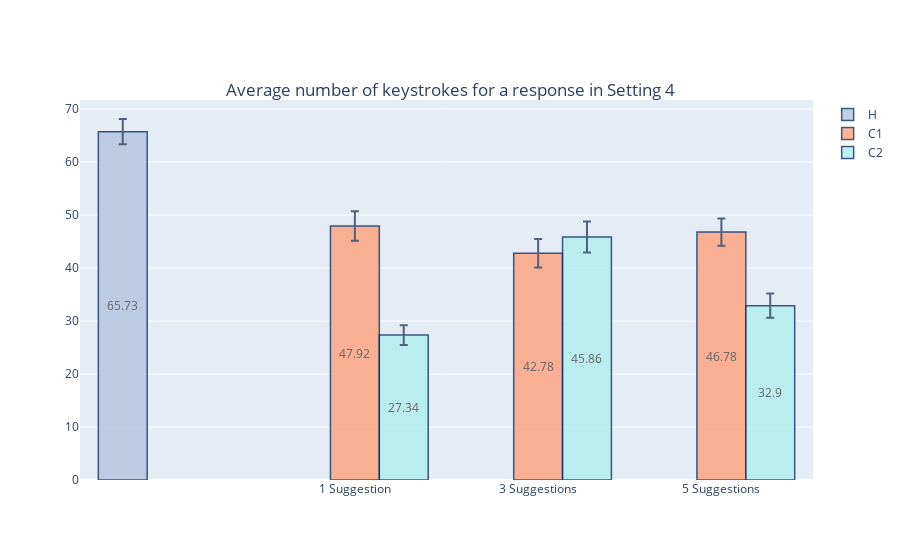

The code cell stored with this chart in its notebook:
### Code cell
colors = ['#FAEBD7', '#FFA07A', '#B0C4DE', '#AFEEEE', '#8FBC8F']
x = ['1 Suggestion', '3 Suggestions', '5 Suggestions']
fig = go.Figure()

xHuman = ['']
yHuman = [Set1]
yHumanErorr = [np.std(z)/math.sqrt(len(z)) for z in yHuman] 
yHuman = [round(statistics.mean(z), 2) for z in yHuman]

fig.add_trace(go.Bar(
    name='H',
    x=xHuman, y=yHuman, text=yHuman, textposition='inside',insidetextanchor='middle',
    marker_color='#B0C4DE',
    marker_line_color='rgb(8,48,107)', marker_line_width=1.5, opacity=0.8,
    error_y=dict(type='data', array=yHumanErorr)
))

ySuggOnly = [sugg1, sugg3, sugg5]
ySuggOnlyErorr = [np.std(z)/math.sqrt(len(z)) for z in ySuggOnly] 
ySuggOnly = [round(statistics.mean(z), 2) for z in ySuggOnly]

fig.add_trace(go.Bar(
    name='C1',
    x=x, y=ySuggOnly, text=ySuggOnly, textposition='inside',insidetextanchor='middle',
    marker_color='lightsalmon',
    marker_line_color='rgb(8,48,107)', marker_line_width=1.5, opacity=0.8,
    error_y=dict(type='data', array=ySuggOnlyErorr)
))

yAutoSugg = [autoSugg1, autoSugg3, autoSugg5]
yAutoSuggErorr = [np.std(z)/math.sqrt(len(z)) for z in yAutoSugg] 
yAutoSugg = [round(statistics.mean(z), 2) for z in yAutoSugg]

fig.add_trace(go.Bar(
    name='C2',
    x=x, y=yAutoSugg, text=yAutoSugg, textposition='inside',insidetextanchor='middle',
    marker_color='#AFEEEE',
    marker_line_color='rgb(8,48,107)', marker_line_width=1.5, opacity=0.8,
    error_y=dict(type='data', array=yAutoSuggErorr)
))


fig.update_layout(
    title={
        'text': 'Average number of keystrokes for a response in Setting 4',
        'y':0.85,
        'x':0.5,
        'xanchor': 'center',
        'yanchor': 'top'})

fig.show()

### Figure 1 — Plotly figure (JSON) as saved in the notebook; plotly's stock layout.template omitted (floating-point values rounded to 4 significant figures)
{"data": [{"error_y": {"array": [2.392], "type": "data"}, "insidetextanchor": "middle", "marker": {"color": "#B0C4DE", "line": {"color": "rgb(8,48,107)", "width": 1.5}}, "name": "H", "opacity": 0.8, "text": ["65.73"], "textposition": "inside", "type": "bar", "x": [""], "y": [65.73]}, {"error_y": {"array": [2.789, 2.698, 2.562], "type": "data"}, "insidetextanchor": "middle", "marker": {"color": "lightsalmon", "line": {"color": "rgb(8,48,107)", "width": 1.5}}, "name": "C1", "opacity": 0.8, "text": ["47.92", "42.78", "46.78"], "textposition": "inside", "type": "bar", "x": ["1 Suggestion", "3 Suggestions", "5 Suggestions"], "y": [47.92, 42.78, 46.78]}, {"error_y": {"array": [1.842, 2.919, 2.274], "type": "data"}, "insidetextanchor": "middle", "marker": {"color": "#AFEEEE", "line": {"color": "rgb(8,48,107)", "width": 1.5}}, "name": "C2", "opacity": 0.8, "text": ["27.34", "45.86", "32.9"], "textposition": "inside", "type": "bar", "x": ["1 Suggestion", "3 Suggestions", "5 Suggestions"], "y": [27.34, 45.86, 32.9]}], "layout": {"title": {"text": "Average number of keystrokes for a response in Setting 4", "x": 0.5, "xanchor": "center", "y": 0.85, "yanchor": "top"}}}
